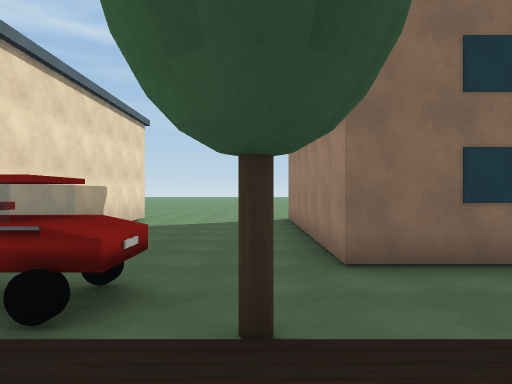
[1] (above)

24 first-person views from a walk through a scene from a Unity 3-D project. The camera is 1.5 m above the floor, looks level and sees 75° across. The floor is counted in squares, 2 m on a side. Each view is taken from the middle of a square. On the plan, view 1 faces up. The plan holds only what a view shows up to about 11 squares ahead; the rest is blank. The place goes on beyond the plan. The player character is not drawn. Some surface patterns are stand-ins.

[2]
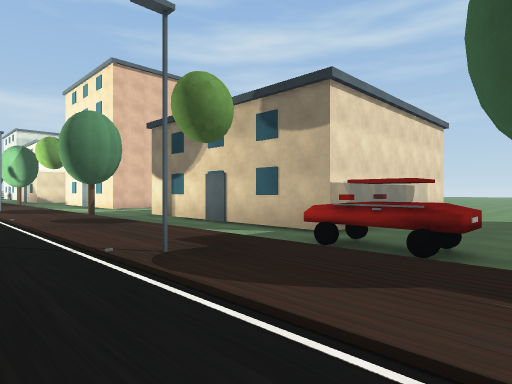

[3]
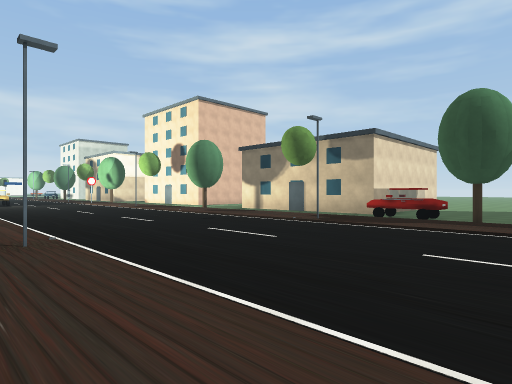

[4]
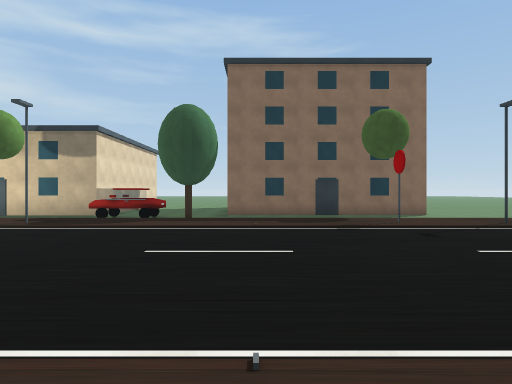

[5]
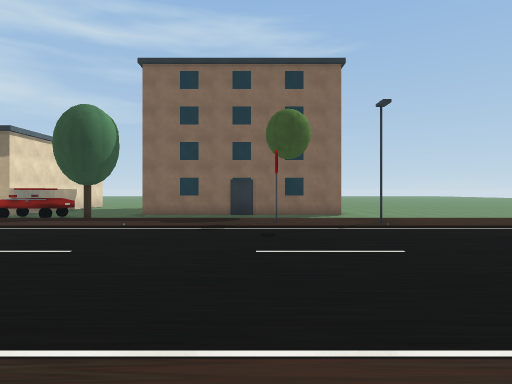

[6]
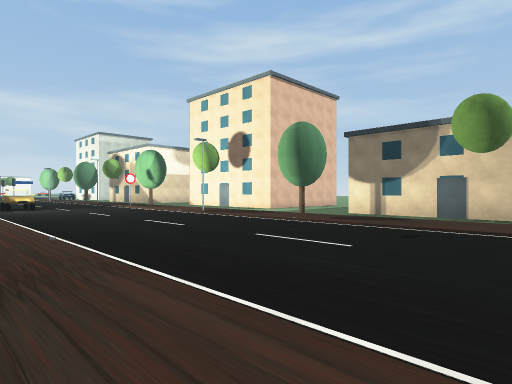

[7]
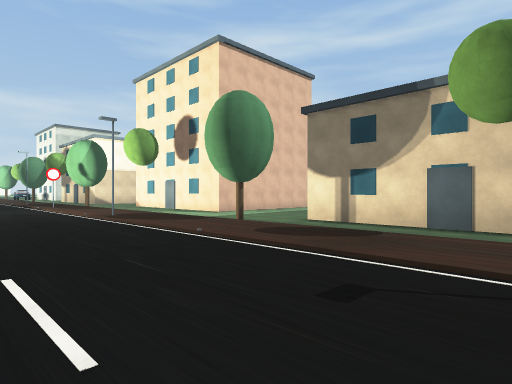

[8]
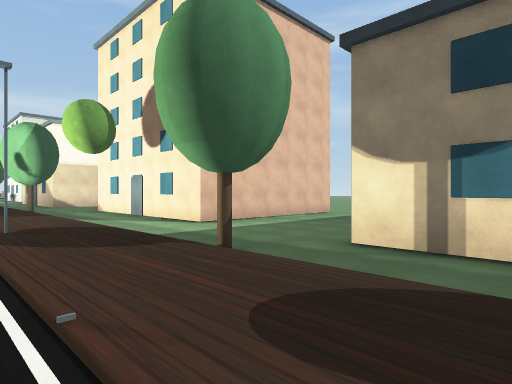

[9]
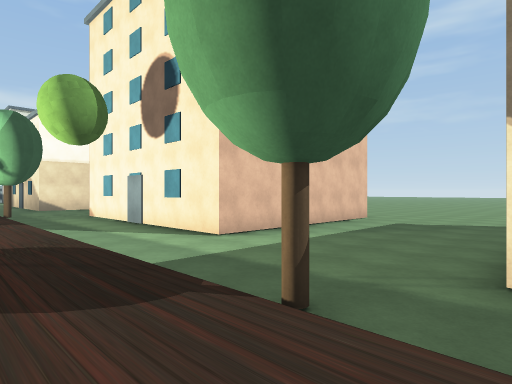

[10]
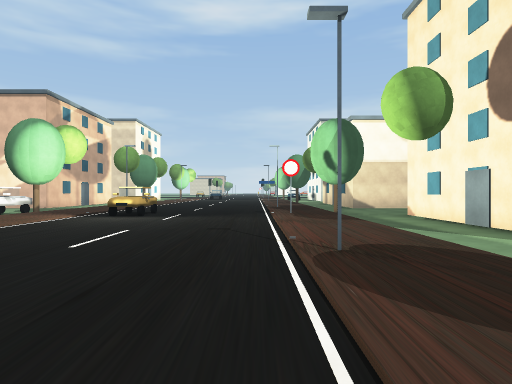

[11]
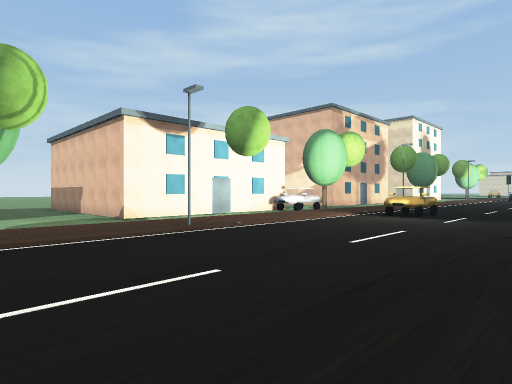

[12]
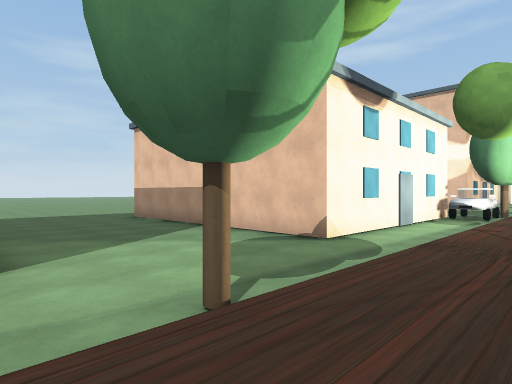

[13]
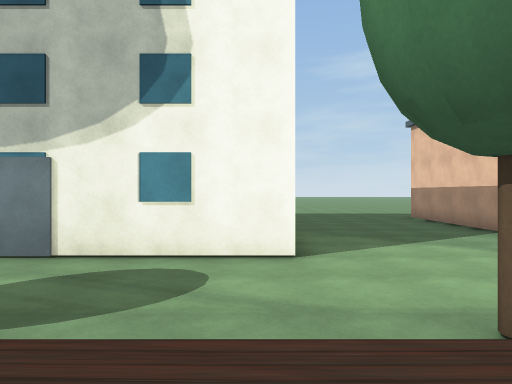

[14]
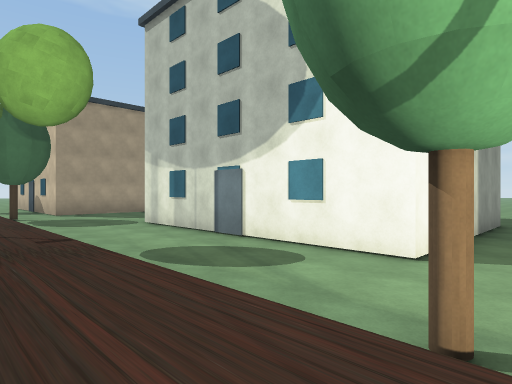

[15]
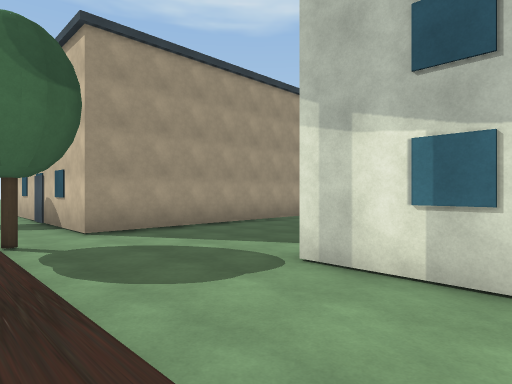

[16]
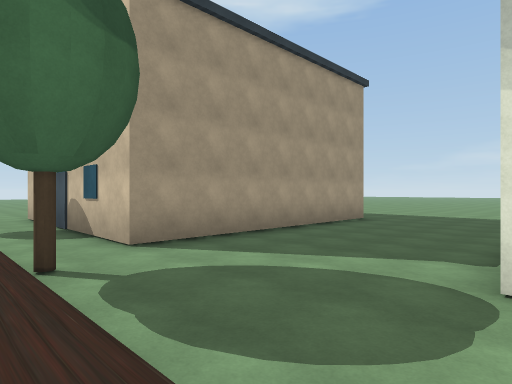

[17]
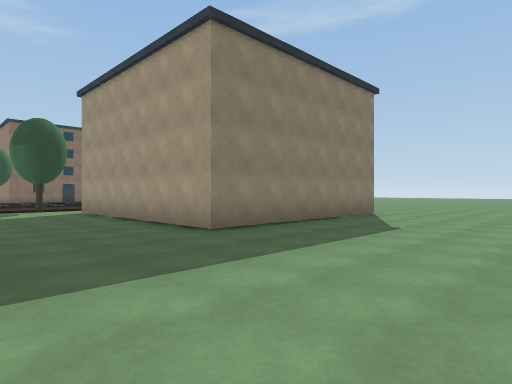

[18]
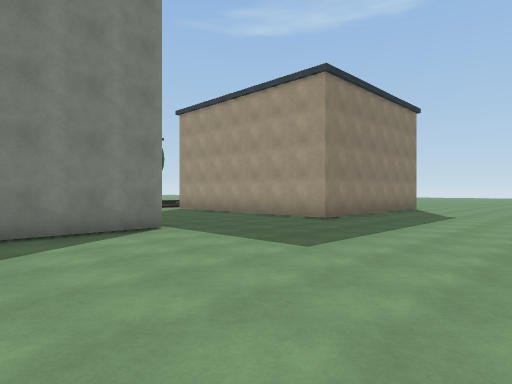

[19]
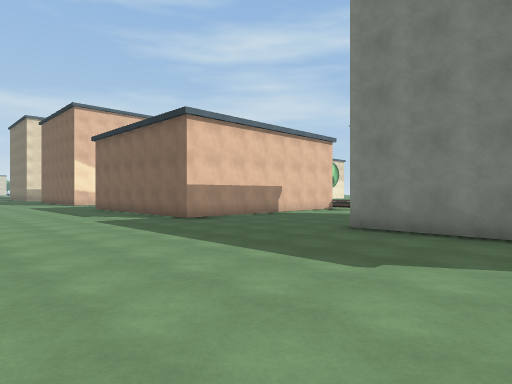

[20]
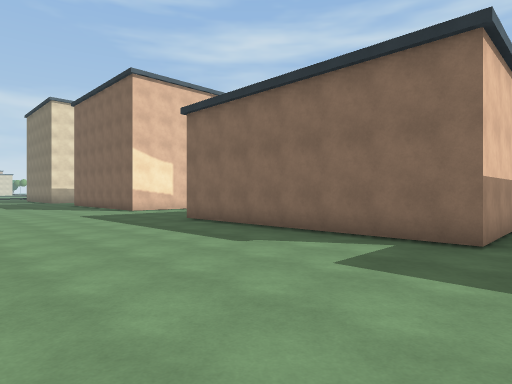

[21]
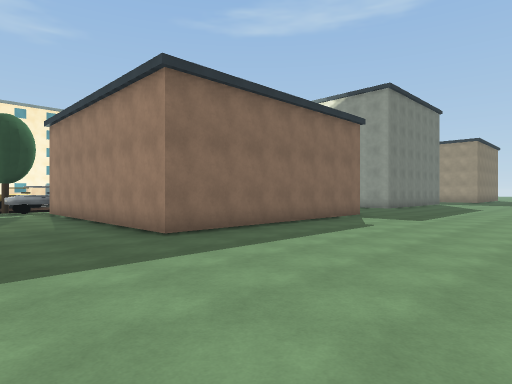

[22]
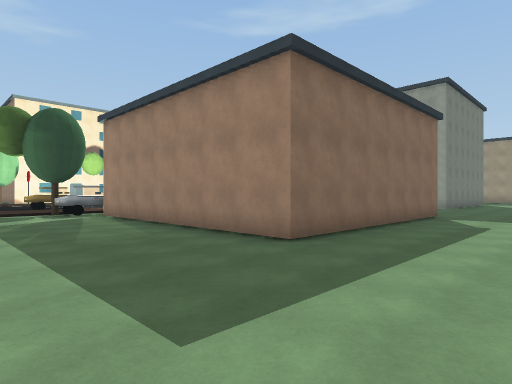

[23]
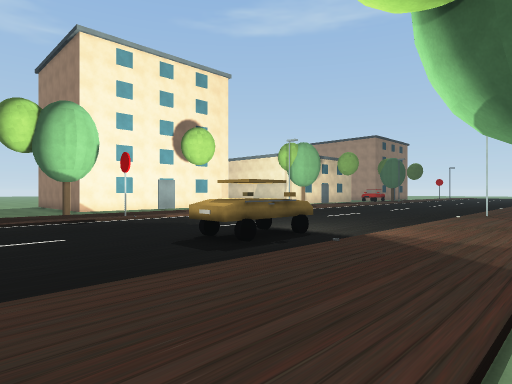

[24]
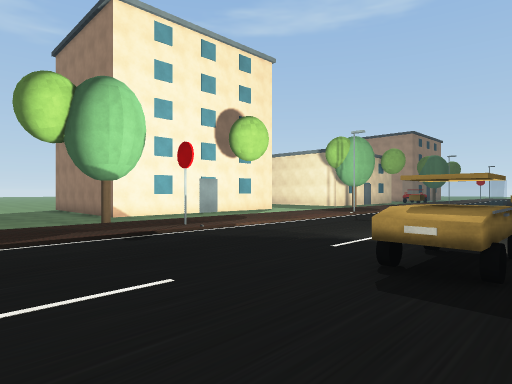

### Floor plan
Key: @ floor where view 1 was taken; # wall or solid block; . main floor; : floor 0.25 m higher than the main floor; O other object.
Columns run from 26 left of view 1 to 10 right of it. Each row starts with its distance up from view 1.
 12              ..
 11             ...        ...
 10            #....      #... #
  9            #....      #... #
  8            #....      #....#
  7            #....      # ...#
  6   ..#      #....      # ...#
  5   ..#      #....      #....#
  4  ...########....####### ...###
  3  ......................OOO....
  2  ..O..........O........OOOO..........
  1  ::::::::::::::::::::::::::::::::::::
  0  :::O::::::#::::::::::#:::@::::O::#::
 -1  ::::::::::::::::::::::::::::::::::::
 -2 :::::::::::::::::::::::::::::::::::::
 -3 ::::::::::::::::::::::::::::::::::::
 -4 :::::::::::::::::::::::::::::::::::
 -5 :::OOO:::::::::::::::::::::::::::::
 -6 ::::::::::::::::::::::::::::::::::
 -7 :::::::::::#::::::::::#::::::::::
 -8 :::::::::::::::::::::::::::::  :
 -9 ...OOO.........O..........O......
-10   .OOO##.....................##....
-11  ...#  #####...............########
-12  ...#      #....#######....#
-13  ...#      #....#      ....#
-14  ...#      #....#      ....#
-15  ...#      #....#      ....#
-16  ...#      #....#      ....#
-17 ....#      #....#######....#
-18 ....########....... .......#######
-19 ...................................
-20 ....................................
-21 ....................................
-22  .................................
-23  .....  .....  .............

Positions as (right, up) in squares from view 1, and headings:
1: (0, 0), facing up
2: (0, -2), facing up-left
3: (2, -8), facing up-left
4: (2, -8), facing up
5: (5, -8), facing up
6: (-4, -8), facing up-left
7: (-5, -4), facing up-left
8: (-8, -1), facing up-left
9: (-10, 0), facing up-left
10: (-11, -1), facing left
11: (-11, -1), facing down-left
12: (-10, -7), facing down-left
13: (-10, -7), facing down
14: (-12, -7), facing down-right
15: (-6, -8), facing down-right
16: (-4, -8), facing down-right
17: (-3, -23), facing up-right
18: (-7, -23), facing up-right
19: (-7, -23), facing up-left
20: (-14, -23), facing up-left
21: (-25, -23), facing up-right
22: (-26, -21), facing up-right
23: (-26, -9), facing up-right
24: (-26, -6), facing up-right
